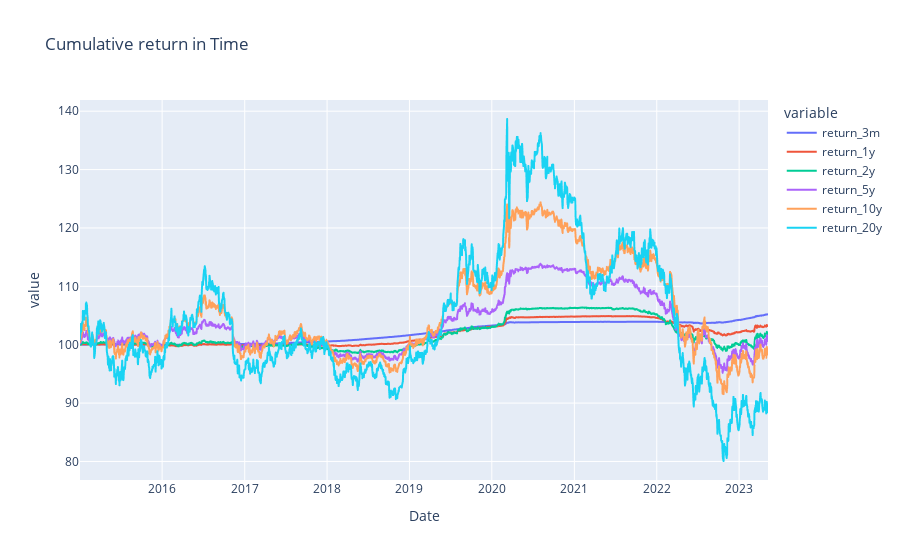

The notebook cell saved with this chart:
### Code cell
returns=yield_curve.iloc[:,-6:].dropna()
# Veamos el comportamiento Historico de cada nodo
fig = px.line(returns.add(1).cumprod()*100,title='Cumulative return in Time')
fig.show()

### Figure 1 — Plotly figure (JSON) as saved in the notebook; plotly's stock layout.template omitted (floating-point values rounded to 4 significant figures; data arrays with more than 128 entries replaced by an {"elided": "..."} marker saying what was removed)
{"data": [{"hovertemplate": "variable=return_3m<br>Date=%{x}<br>value=%{y}<extra></extra>", "legendgroup": "return_3m", "line": {"color": "#636efa", "dash": "solid"}, "marker": {"symbol": "circle"}, "mode": "lines", "name": "return_3m", "showlegend": true, "type": "scattergl", "x": {"elided": "2085 str values"}, "xaxis": "x", "y": {"elided": "2085 float values"}, "yaxis": "y"}, {"hovertemplate": "variable=return_1y<br>Date=%{x}<br>value=%{y}<extra></extra>", "legendgroup": "return_1y", "line": {"color": "#EF553B", "dash": "solid"}, "marker": {"symbol": "circle"}, "mode": "lines", "name": "return_1y", "showlegend": true, "type": "scattergl", "x": {"elided": "2085 str values"}, "xaxis": "x", "y": {"elided": "2085 float values"}, "yaxis": "y"}, {"hovertemplate": "variable=return_2y<br>Date=%{x}<br>value=%{y}<extra></extra>", "legendgroup": "return_2y", "line": {"color": "#00cc96", "dash": "solid"}, "marker": {"symbol": "circle"}, "mode": "lines", "name": "return_2y", "showlegend": true, "type": "scattergl", "x": {"elided": "2085 str values"}, "xaxis": "x", "y": {"elided": "2085 float values"}, "yaxis": "y"}, {"hovertemplate": "variable=return_5y<br>Date=%{x}<br>value=%{y}<extra></extra>", "legendgroup": "return_5y", "line": {"color": "#ab63fa", "dash": "solid"}, "marker": {"symbol": "circle"}, "mode": "lines", "name": "return_5y", "showlegend": true, "type": "scattergl", "x": {"elided": "2085 str values"}, "xaxis": "x", "y": {"elided": "2085 float values"}, "yaxis": "y"}, {"hovertemplate": "variable=return_10y<br>Date=%{x}<br>value=%{y}<extra></extra>", "legendgroup": "return_10y", "line": {"color": "#FFA15A", "dash": "solid"}, "marker": {"symbol": "circle"}, "mode": "lines", "name": "return_10y", "showlegend": true, "type": "scattergl", "x": {"elided": "2085 str values"}, "xaxis": "x", "y": {"elided": "2085 float values"}, "yaxis": "y"}, {"hovertemplate": "variable=return_20y<br>Date=%{x}<br>value=%{y}<extra></extra>", "legendgroup": "return_20y", "line": {"color": "#19d3f3", "dash": "solid"}, "marker": {"symbol": "circle"}, "mode": "lines", "name": "return_20y", "showlegend": true, "type": "scattergl", "x": {"elided": "2085 str values"}, "xaxis": "x", "y": {"elided": "2085 float values"}, "yaxis": "y"}], "layout": {"legend": {"title": {"text": "variable"}, "tracegroupgap": 0}, "title": {"text": "Cumulative return in Time"}, "xaxis": {"anchor": "y", "domain": [0, 1], "title": {"text": "Date"}}, "yaxis": {"anchor": "x", "domain": [0, 1], "title": {"text": "value"}}}}
